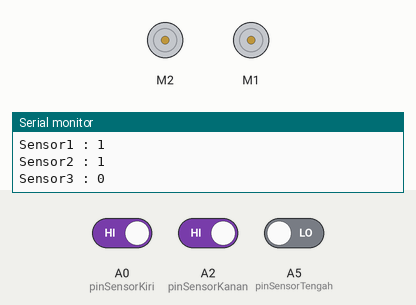
Recording of a sketch running on a simulated Arduino Uno, built with avr-gcc and run on an emulated ATmega328P. Parts: 2 × DC motor (green arrow = forward, orange = backward, longer = faster), the last lines printed to the serial monitor. The inputs (shaded band) are chosen by the test bench; at power-on: A0 (pinSensorKiri) HIGH, A2 (pinSensorKanan) HIGH, A5 (pinSensorTengah) LOW.

Above: at 4.8 s.
4.9 s: A0 (pinSensorKiri) driven LOW
At 7.1 s:
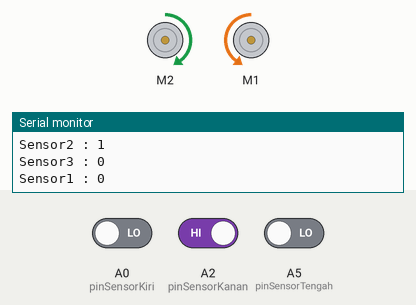
7.6 s: A2 (pinSensorKanan) driven LOW
At 8.7 s:
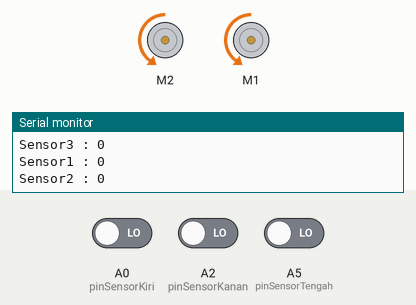
10.3 s: A0 (pinSensorKiri) driven HIGH
At 11.1 s:
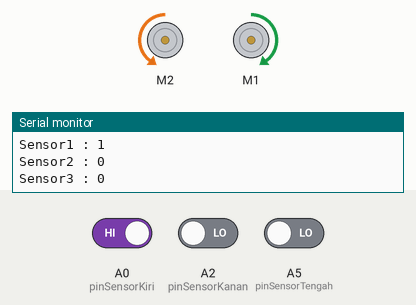
13.0 s: A2 (pinSensorKanan) driven HIGH
At 16.2 s:
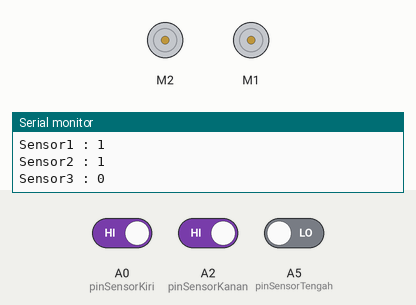
16.5 s: A0 (pinSensorKiri) driven LOW and A2 (pinSensorKanan) driven LOW
At 18.1 s:
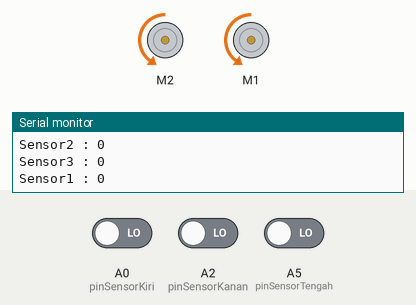
Timing chart, 0 to 19.6 s (numbered marks = the images above; inputs shaded):
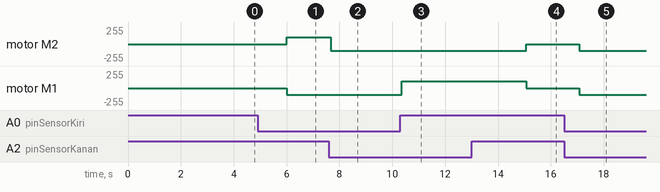

Measured:
- after the input at 4.9 s, motor M2: stopped → forward 100/255 after 1.1 s; motor M1: stopped → backward 100/255 after 1.1 s
- after the input at 7.6 s, motor M2: forward 100/255 → backward 100/255 after 0.08 s
- after the input at 10.3 s, motor M1: backward 100/255 → forward 100/255 after 0.06 s
- after the input at 13.0 s, motor M2: backward 100/255 → stopped after 2.1 s; motor M1: forward 100/255 → stopped after 2.1 s
- after the input at 16.5 s, motor M2, motor M1: stopped → backward 100/255 after 0.57 s

The sketch:

sensormotorfixed.ino
```cpp
#include <AFMotor.h>
char val;
AF_DCMotor motor1(2, MOTOR12_64KHZ); //Jadikan motor kanan, 64KHZ
AF_DCMotor motor2(1, MOTOR12_64KHZ); //Jadikan motor kiri, 642hHZ
AF_DCMotor motor4(4, MOTOR12_64KHZ); //Jadikan motor kiri, 642hHZ
AF_DCMotor motor3(3, MOTOR12_64KHZ); //Jadikan motor kiri, 642hHZ

const int pinSensorKiri = A0;
const int pinSensorKanan = A2;
const int pinSensorTengah = A5;

void setup() {
  // put your setup code here, to run once:
 Serial.begin (9600);
      pinMode (pinSensorKiri, INPUT);
        pinMode (pinSensorKanan, INPUT);
          pinMode (pinSensorTengah, INPUT);
}

void loop() {
  // put your main code here, to run repeatedly:
int dataAnalog1 = digitalRead (pinSensorKiri);
int dataAnalog2 = digitalRead (pinSensorKanan);
int dataAnalog3 = digitalRead (pinSensorTengah);
Serial.print ("Sensor1 : ");
  Serial.println (dataAnalog1);
Serial.print ("Sensor2 : ");
  Serial.println (dataAnalog2);
Serial.print ("Sensor3 : ");
  Serial.println (dataAnalog3);

if (dataAnalog1 == 0 && dataAnalog2 == 0) {
  motor1.setSpeed(100);
  motor1.run(BACKWARD); //Motor kanan maju
  motor2.setSpeed(100);
  motor2.run(BACKWARD); //Motor kiri maju
}
else if(dataAnalog1 == 1 && dataAnalog2 == 0) {
  motor1.setSpeed(100);
  motor1.run(BACKWARD); //Motor kanan mundur
  motor2.setSpeed(100);
  motor2.run(FORWARD); //Motor kiri maju
}
else if(dataAnalog1 == 0 && dataAnalog2 == 1){
  motor1.setSpeed(100);
  motor1.run(FORWARD); //Motor kanan maju
  motor2.setSpeed(100);
  motor2.run(BACKWARD); //Motor kiri mundur
}

else if(dataAnalog1 == 1 && dataAnalog2 == 1){
  delay(2000);
  motor1.setSpeed(0);
  motor1.run(RELEASE); //Motor kanan berhenti
  motor2.setSpeed(0);
  motor2.run(RELEASE); //Motor kiri berhenti
}
}
```
